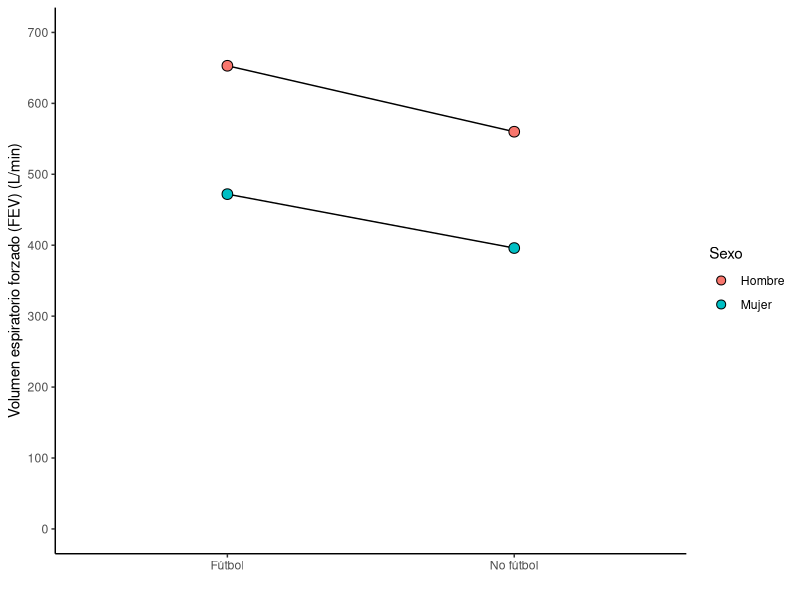

The R script that drew this image:
## ---- chunk 1
library(kableExtra)
library(knitr)
library(tidyverse)
knitr::opts_chunk$set(echo = TRUE)
options(knitr.kable.NA = "")
## ---- chunk 2
info <- c("Media", "SD", "n")
var1 <- c(38.7, 16.1, 15)
var2 <- c(35.7, 13.4, 11)
var3 <- c(42.5, 12.8, 10)
Ej1 <- data.frame(info, var1, var2, var3)
kbl(Ej1, booktabs = T, col.names = c("", "Programa de ejercicio", "Corredores", "Sedentarios"), caption = "Concentración de HBE (pg/ml)") %>% kable_styling(latex_options = c("hold_position"))
## ---- chunk 3
var2.1 <- c(396, 14)
var2.2 <- c(472, 17)
var2.3 <- c(560, 20)
var2.4 <- c(653, 24)
info <- c("Media", "SD")
Ej2 <- data.frame(info, var2.1, var2.2, var2.3, var2.4)
kbl(Ej2, booktabs = T, col.names = c("", "Mujer, no fútbol", "Mujer, fútbol", "Hombre, no fútbol", "Hombre, fútbol"), caption = "Media de FEV en L/min") %>% kable_styling(latex_options = c("hold_position"))
## ---- chunk 4
set.seed(2023) # Creamos una semilla para trabajar siempre con los mismos números aleatorios.
programa <- rnorm(n = 15, mean = 38.7, sd = 16.1)
corredor <- rnorm(n = 11, mean = 35.7, sd = 13.4)
sedentario <- rnorm(n = 10, mean = 42.5, sd = 12.8)
ej1 <- data.frame(HBE = c(programa, corredor, sedentario),
                    Grupo = factor(rep(c("Programa", "Corredor", "Sedentario"),
                                       times = c(length(programa),
                                                 length(corredor),
                                                 length(sedentario)))))
## ---- chunk 5
ANOVA.ej1 <- aov(HBE ~ Grupo, ej1)
ANOVA.ej1
## ---- chunk 6
summary(ANOVA.ej1)
## ---- chunk 7
mujer.nof <- rnorm(n = 14, mean = 396)
mujer.f <- rnorm(n = 17, mean = 472)
hombre.nof <- rnorm(n = 20, mean = 560)
hombre.f <- rnorm(n = 24, mean = 653)
ej2 <- data.frame(FEV = c(mujer.nof, mujer.f, hombre.nof, hombre.f),
                  Sexo = factor(c(rep("Mujer", length(mujer.nof)),
                                  rep(("Mujer"), length(mujer.f)),
                               rep("Hombre", length(hombre.nof)),
                               rep(("Hombre"), length(hombre.f)))),
                  Condicion = factor(c(rep("No futbol", length(mujer.nof)),
                                       rep(("Futbol"), length(mujer.f)), 
                                    rep(("No futbol"), length(hombre.nof)),
                                    rep(("Futbol"), length(hombre.f)))))
## ---- chunk 8
ANOVA.ej2 <- aov(FEV ~ Sexo + Condicion, ej2)
ANOVA.ej2
## ---- chunk 9
summary(ANOVA.ej2)
## ---- chunk 10
library(ggplot2)
library(dplyr)
## ---- chunk 11
Sexo <- factor(c("Mujer", "Mujer", "Hombre", "Hombre"))
Condicion <- factor(c("No fútbol", "Fútbol", "No fútbol", "Fútbol"))
FEV <- c(396, 472, 560, 653)
ej2.grafico <- data.frame(Sexo, Condicion, FEV)
## ---- chunk 12
ggplot(ej2.grafico, aes(x = Condicion, y = FEV, fill = Sexo)) +
  geom_line(aes(group = Sexo)) +
  geom_dotplot(binaxis = "y", stackdir = "center", binwidth = 15) +
  scale_y_continuous(limits = c(0,700), breaks = seq(0, 700, by = 100)) +
  labs(x = "", y = "Volumen espiratorio forzado (FEV) (L/min)") +
  theme_classic()
